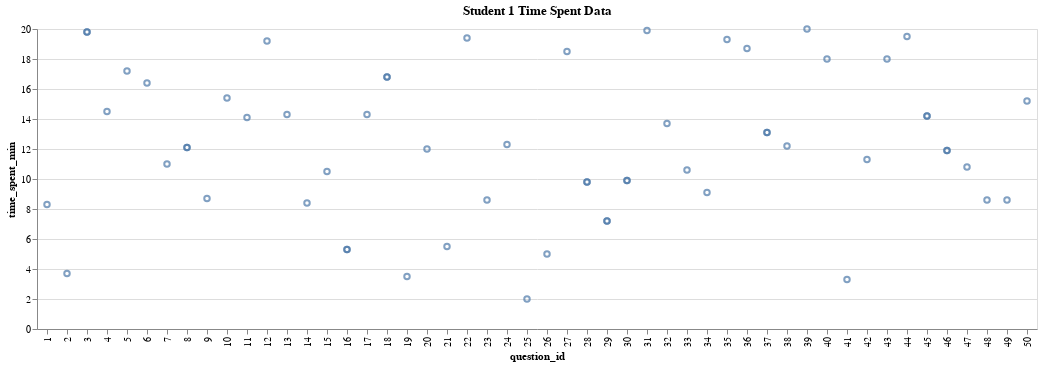

The notebook cell saved with this chart:
### Code cell
createTimeSpentChart(df)

### Figure 1 — Vega-Lite specification as saved in the notebook (floating-point values rounded to 4 significant figures)
{"config": {"view": {"continuousWidth": 400, "continuousHeight": 300}}, "data": {"name": "data-6bfc2d707f5d66b8a435260594df984d"}, "mark": "point", "encoding": {"x": {"field": "question_id", "type": "nominal"}, "y": {"field": "time_spent_min", "type": "quantitative"}}, "title": "Student 1 Time Spent Data", "$schema": "https://vega.github.io/schema/vega-lite/v4.17.0.json", "datasets": {"data-6bfc2d707f5d66b8a435260594df984d": [{"question_id": 1, "time_stamp": "11/26/22", "time_spent_min": 8.3, "misc_1a": 12.2, "misc_1b": null, "misc_1c": null, "misc_2a": null, "misc_2b": null, "misc_3a": null, "misc_3b": null, "misc_3c": null, "misc_4a": null, "misc_4b": null, "misc_5a": null, "misc_6a": null, "seq": 1, "student_id": 1.0, "score": 12.2}, {"question_id": 2, "time_stamp": "11/27/22", "time_spent_min": 3.7, "misc_1a": null, "misc_1b": 59.3, "misc_1c": null, "misc_2a": null, "misc_2b": null, "misc_3a": null, "misc_3b": null, "misc_3c": null, "misc_4a": null, "misc_4b": null, "misc_5a": null, "misc_6a": null, "seq": 2, "student_id": null, "score": 59.3}, {"question_id": 3, "time_stamp": "11/28/22", "time_spent_min": 19.8, "misc_1a": null, "misc_1b": null, "misc_1c": 46.4, "misc_2a": null, "misc_2b": null, "misc_3a": null, "misc_3b": null, "misc_3c": null, "misc_4a": null, "misc_4b": null, "misc_5a": null, "misc_6a": null, "seq": 3, "student_id": null, "score": 46.4}, {"question_id": 3, "time_stamp": "11/28/22", "time_spent_min": 19.8, "misc_1a": null, "misc_1b": null, "misc_1c": 77.2, "misc_2a": null, "misc_2b": null, "misc_3a": null, "misc_3b": null, "misc_3c": null, "misc_4a": null, "misc_4b": null, "misc_5a": null, "misc_6a": null, "seq": 4, "student_id": null, "score": 77.2}, {"question_id": 4, "time_stamp": "11/30/22", "time_spent_min": 14.5, "misc_1a": 47.6, "misc_1b": 39.0, "misc_1c": null, "misc_2a": null, "misc_2b": null, "misc_3a": null, "misc_3b": null, "misc_3c": null, "misc_4a": null, "misc_4b": null, "misc_5a": null, "misc_6a": null, "seq": 5, "student_id": null, "score": 43.3}, {"question_id": 5, "time_stamp": "12/2/22", "time_spent_min": 17.2, "misc_1a": 44.3, "misc_1b": 81.8, "misc_1c": 64.4, "misc_2a": null, "misc_2b": null, "misc_3a": null, "misc_3b": null, "misc_3c": null, "misc_4a": null, "misc_4b": null, "misc_5a": null, "misc_6a": null, "seq": 6, "student_id": null, "score": 63.5}, {"question_id": 6, "time_stamp": "12/6/22", "time_spent_min": 16.4, "misc_1a": null, "misc_1b": null, "misc_1c": null, "misc_2a": 39.8, "misc_2b": null, "misc_3a": null, "misc_3b": null, "misc_3c": null, "misc_4a": null, "misc_4b": null, "misc_5a": null, "misc_6a": null, "seq": 7, "student_id": null, "score": 39.8}, {"question_id": 7, "time_stamp": "12/7/22", "time_spent_min": 11.0, "misc_1a": null, "misc_1b": null, "misc_1c": null, "misc_2a": null, "misc_2b": 45.0, "misc_3a": null, "misc_3b": null, "misc_3c": null, "misc_4a": null, "misc_4b": null, "misc_5a": null, "misc_6a": null, "seq": 8, "student_id": null, "score": 45.0}, {"question_id": 8, "time_stamp": "12/8/22", "time_spent_min": 12.1, "misc_1a": null, "misc_1b": null, "misc_1c": null, "misc_2a": 7.6, "misc_2b": 27.1, "misc_3a": null, "misc_3b": null, "misc_3c": null, "misc_4a": null, "misc_4b": null, "misc_5a": null, "misc_6a": null, "seq": 9, "student_id": null, "score": 17.4}, {"question_id": 8, "time_stamp": "12/8/22", "time_spent_min": 12.1, "misc_1a": null, "misc_1b": null, "misc_1c": null, "misc_2a": 81.6, "misc_2b": 84.3, "misc_3a": null, "misc_3b": null, "misc_3c": null, "misc_4a": null, "misc_4b": null, "misc_5a": null, "misc_6a": null, "seq": 10, "student_id": null, "score": 82.9}, {"question_id": 9, "time_stamp": "12/11/22", "time_spent_min": 8.7, "misc_1a": null, "misc_1b": null, "misc_1c": null, "misc_2a": null, "misc_2b": null, "misc_3a": 31.4, "misc_3b": null, "misc_3c": null, "misc_4a": null, "misc_4b": null, "misc_5a": null, "misc_6a": null, "seq": 11, "student_id": null, "score": 31.4}, {"question_id": 10, "time_stamp": "12/12/22", "time_spent_min": 15.4, "misc_1a": null, "misc_1b": null, "misc_1c": null, "misc_2a": null, "misc_2b": null, "misc_3a": null, "misc_3b": 35.8, "misc_3c": null, "misc_4a": null, "misc_4b": null, "misc_5a": null, "misc_6a": null, "seq": 12, "student_id": null, "score": 35.8}, {"question_id": 11, "time_stamp": "12/13/22", "time_spent_min": 14.1, "misc_1a": null, "misc_1b": null, "misc_1c": null, "misc_2a": null, "misc_2b": null, "misc_3a": null, "misc_3b": null, "misc_3c": 54.2, "misc_4a": null, "misc_4b": null, "misc_5a": null, "misc_6a": null, "seq": 13, "student_id": null, "score": 54.2}, {"question_id": 12, "time_stamp": "12/15/22", "time_spent_min": 19.2, "misc_1a": null, "misc_1b": null, "misc_1c": null, "misc_2a": null, "misc_2b": null, "misc_3a": 52.3, "misc_3b": 36.2, "misc_3c": null, "misc_4a": null, "misc_4b": null, "misc_5a": null, "misc_6a": null, "seq": 14, "student_id": null, "score": 44.2}, {"question_id": 13, "time_stamp": "12/20/22", "time_spent_min": 14.3, "misc_1a": null, "misc_1b": null, "misc_1c": null, "misc_2a": null, "misc_2b": null, "misc_3a": 48.8, "misc_3b": 51.3, "misc_3c": 63.0, "misc_4a": null, "misc_4b": null, "misc_5a": null, "misc_6a": null, "seq": 15, "student_id": null, "score": 54.4}, {"question_id": 14, "time_stamp": "12/24/22", "time_spent_min": 8.4, "misc_1a": null, "misc_1b": null, "misc_1c": null, "misc_2a": null, "misc_2b": null, "misc_3a": null, "misc_3b": null, "misc_3c": null, "misc_4a": 49.0, "misc_4b": null, "misc_5a": null, "misc_6a": null, "seq": 16, "student_id": null, "score": 49.0}, {"question_id": 15, "time_stamp": "12/28/22", "time_spent_min": 10.5, "misc_1a": null, "misc_1b": null, "misc_1c": null, "misc_2a": null, "misc_2b": null, "misc_3a": null, "misc_3b": null, "misc_3c": null, "misc_4a": null, "misc_4b": 91.7, "misc_5a": null, "misc_6a": null, "seq": 17, "student_id": null, "score": 91.7}, {"question_id": 16, "time_stamp": "12/30/22", "time_spent_min": 5.3, "misc_1a": null, "misc_1b": null, "misc_1c": null, "misc_2a": null, "misc_2b": null, "misc_3a": null, "misc_3b": null, "misc_3c": null, "misc_4a": 63.7, "misc_4b": 50.7, "misc_5a": null, "misc_6a": null, "seq": 18, "student_id": null, "score": 57.2}, {"question_id": 16, "time_stamp": "12/30/22", "time_spent_min": 5.3, "misc_1a": null, "misc_1b": null, "misc_1c": null, "misc_2a": null, "misc_2b": null, "misc_3a": null, "misc_3b": null, "misc_3c": null, "misc_4a": 68.4, "misc_4b": 84.7, "misc_5a": null, "misc_6a": null, "seq": 19, "student_id": null, "score": 76.6}, {"question_id": 17, "time_stamp": "1/1/23", "time_spent_min": 14.3, "misc_1a": null, "misc_1b": null, "misc_1c": null, "misc_2a": null, "misc_2b": null, "misc_3a": null, "misc_3b": null, "misc_3c": null, "misc_4a": null, "misc_4b": null, "misc_5a": 56.0, "misc_6a": null, "seq": 20, "student_id": null, "score": 56.0}, {"question_id": 18, "time_stamp": "1/3/23", "time_spent_min": 16.8, "misc_1a": null, "misc_1b": null, "misc_1c": null, "misc_2a": null, "misc_2b": null, "misc_3a": null, "misc_3b": null, "misc_3c": null, "misc_4a": null, "misc_4b": null, "misc_5a": null, "misc_6a": 42.9, "seq": 21, "student_id": null, "score": 42.9}, {"question_id": 18, "time_stamp": "1/3/23", "time_spent_min": 16.8, "misc_1a": null, "misc_1b": null, "misc_1c": null, "misc_2a": null, "misc_2b": null, "misc_3a": null, "misc_3b": null, "misc_3c": null, "misc_4a": null, "misc_4b": null, "misc_5a": null, "misc_6a": 67.3, "seq": 22, "student_id": null, "score": 67.3}, {"question_id": 19, "time_stamp": "1/4/23", "time_spent_min": 3.5, "misc_1a": 38.4, "misc_1b": null, "misc_1c": null, "misc_2a": 27.8, "misc_2b": null, "misc_3a": null, "misc_3b": null, "misc_3c": null, "misc_4a": null, "misc_4b": null, "misc_5a": null, "misc_6a": null, "seq": 23, "student_id": null, "score": 33.1}, {"question_id": 20, "time_stamp": "1/6/23", "time_spent_min": 12.0, "misc_1a": 34.9, "misc_1b": 92.1, "misc_1c": null, "misc_2a": 76.2, "misc_2b": null, "misc_3a": null, "misc_3b": null, "misc_3c": null, "misc_4a": null, "misc_4b": null, "misc_5a": null, "misc_6a": null, "seq": 24, "student_id": null, "score": 67.7}, {"question_id": 21, "time_stamp": "1/7/23", "time_spent_min": 5.5, "misc_1a": 44.3, "misc_1b": 52.3, "misc_1c": null, "misc_2a": 24.4, "misc_2b": 40.8, "misc_3a": null, "misc_3b": null, "misc_3c": null, "misc_4a": null, "misc_4b": null, "misc_5a": null, "misc_6a": null, "seq": 25, "student_id": null, "score": 40.4}, {"question_id": 22, "time_stamp": "1/9/23", "time_spent_min": 19.4, "misc_1a": 58.8, "misc_1b": 56.1, "misc_1c": 52.3, "misc_2a": 59.7, "misc_2b": 55.5, "misc_3a": 26.0, "misc_3b": 90.5, "misc_3c": 83.0, "misc_4a": 63.1, "misc_4b": 41.2, "misc_5a": 37.1, "misc_6a": 32.5, "seq": 26, "student_id": null, "score": 54.6}, {"question_id": 23, "time_stamp": "1/12/23", "time_spent_min": 8.6, "misc_1a": 43.5, "misc_1b": 76.1, "misc_1c": 55.1, "misc_2a": 45.9, "misc_2b": 51.0, "misc_3a": 36.1, "misc_3b": 23.0, "misc_3c": 39.1, "misc_4a": 60.7, "misc_4b": 35.4, "misc_5a": 70.2, "misc_6a": 71.2, "seq": 27, "student_id": null, "score": 50.6}, {"question_id": 24, "time_stamp": "1/15/23", "time_spent_min": 12.3, "misc_1a": 62.0, "misc_1b": 20.1, "misc_1c": 45.8, "misc_2a": 41.3, "misc_2b": 70.2, "misc_3a": 50.4, "misc_3b": 48.7, "misc_3c": 80.1, "misc_4a": 50.4, "misc_4b": 94.9, "misc_5a": 43.3, "misc_6a": 27.2, "seq": 28, "student_id": null, "score": 52.9}, {"question_id": 25, "time_stamp": "1/17/23", "time_spent_min": 2.0, "misc_1a": 32.5, "misc_1b": 65.4, "misc_1c": 34.1, "misc_2a": 93.1, "misc_2b": 43.9, "misc_3a": 3.5, "misc_3b": 46.9, "misc_3c": 43.6, "misc_4a": 29.2, "misc_4b": 81.6, "misc_5a": 16.6, "misc_6a": 70.3, "seq": 29, "student_id": null, "score": 46.7}, {"question_id": 26, "time_stamp": "1/18/23", "time_spent_min": 5.0, "misc_1a": 46.4, "misc_1b": 42.7, "misc_1c": 49.6, "misc_2a": 27.5, "misc_2b": 51.7, "misc_3a": 58.3, "misc_3b": 40.6, "misc_3c": 15.0, "misc_4a": 55.6, "misc_4b": 77.0, "misc_5a": 24.4, "misc_6a": 27.6, "seq": 30, "student_id": null, "score": 43.0}, {"question_id": 27, "time_stamp": "1/19/23", "time_spent_min": 18.5, "misc_1a": 32.6, "misc_1b": 65.0, "misc_1c": 40.6, "misc_2a": 55.5, "misc_2b": 40.6, "misc_3a": 51.2, "misc_3b": 39.3, "misc_3c": 45.2, "misc_4a": 39.5, "misc_4b": 74.9, "misc_5a": 48.0, "misc_6a": 74.6, "seq": 31, "student_id": null, "score": 50.6}, {"question_id": 28, "time_stamp": "1/22/23", "time_spent_min": 9.8, "misc_1a": 76.1, "misc_1b": 65.4, "misc_1c": 36.3, "misc_2a": 60.5, "misc_2b": 58.0, "misc_3a": 55.6, "misc_3b": 24.5, "misc_3c": 56.8, "misc_4a": 66.8, "misc_4b": 64.0, "misc_5a": 40.2, "misc_6a": 56.3, "seq": 32, "student_id": null, "score": 55.0}, {"question_id": 28, "time_stamp": "1/22/23", "time_spent_min": 9.8, "misc_1a": 77.9, "misc_1b": 77.2, "misc_1c": 73.8, "misc_2a": 69.2, "misc_2b": 82.0, "misc_3a": 71.4, "misc_3b": 80.5, "misc_3c": 84.9, "misc_4a": 86.9, "misc_4b": 67.4, "misc_5a": 61.9, "misc_6a": 81.9, "seq": 33, "student_id": null, "score": 76.2}, {"question_id": 29, "time_stamp": "1/26/23", "time_spent_min": 7.2, "misc_1a": 68.4, "misc_1b": 79.9, "misc_1c": 44.3, "misc_2a": 65.5, "misc_2b": 37.9, "misc_3a": 71.0, "misc_3b": 39.6, "misc_3c": 49.9, "misc_4a": 34.2, "misc_4b": 74.2, "misc_5a": 78.8, "misc_6a": 64.1, "seq": 34, "student_id": null, "score": 59.0}, {"question_id": 29, "time_stamp": "1/26/23", "time_spent_min": 7.2, "misc_1a": 87.8, "misc_1b": 68.2, "misc_1c": 76.7, "misc_2a": 80.2, "misc_2b": 70.9, "misc_3a": 95.0, "misc_3b": 73.5, "misc_3c": 73.2, "misc_4a": 95.5, "misc_4b": 80.4, "misc_5a": 87.5, "misc_6a": 75.5, "seq": 35, "student_id": null, "score": 80.4}, {"question_id": 30, "time_stamp": "1/28/23", "time_spent_min": 9.9, "misc_1a": 83.6, "misc_1b": 61.5, "misc_1c": 56.6, "misc_2a": 33.6, "misc_2b": 53.1, "misc_3a": 35.7, "misc_3b": 42.6, "misc_3c": 55.0, "misc_4a": 19.5, "misc_4b": 35.1, "misc_5a": 59.1, "misc_6a": 47.4, "seq": 36, "student_id": null, "score": 48.6}, {"question_id": 30, "time_stamp": "1/28/23", "time_spent_min": 9.9, "misc_1a": 93.3, "misc_1b": 85.4, "misc_1c": 58.4, "misc_2a": 91.6, "misc_2b": 90.3, "misc_3a": 83.9, "misc_3b": 82.7, "misc_3c": 91.7, "misc_4a": 64.4, "misc_4b": 56.9, "misc_5a": 77.3, "misc_6a": 76.0, "seq": 37, "student_id": null, "score": 79.3}, {"question_id": 31, "time_stamp": "1/31/23", "time_spent_min": 19.9, "misc_1a": 39.9, "misc_1b": 46.9, "misc_1c": 39.3, "misc_2a": 23.5, "misc_2b": 44.1, "misc_3a": 39.4, "misc_3b": 79.7, "misc_3c": 60.1, "misc_4a": 41.3, "misc_4b": 39.3, "misc_5a": 27.6, "misc_6a": 4.2, "seq": 38, "student_id": null, "score": 40.4}, {"question_id": 32, "time_stamp": "2/1/23", "time_spent_min": 13.7, "misc_1a": 68.0, "misc_1b": 77.7, "misc_1c": 17.4, "misc_2a": 63.3, "misc_2b": 32.5, "misc_3a": 54.6, "misc_3b": 43.3, "misc_3c": 26.3, "misc_4a": 31.4, "misc_4b": 73.6, "misc_5a": 45.7, "misc_6a": 71.9, "seq": 39, "student_id": null, "score": 50.5}, {"question_id": 33, "time_stamp": "2/3/23", "time_spent_min": 10.6, "misc_1a": 67.3, "misc_1b": 47.3, "misc_1c": 26.3, "misc_2a": 54.0, "misc_2b": 26.1, "misc_3a": 33.4, "misc_3b": 37.7, "misc_3c": 47.0, "misc_4a": 60.0, "misc_4b": 42.0, "misc_5a": 54.8, "misc_6a": 50.4, "seq": 40, "student_id": null, "score": 45.5}, {"question_id": 34, "time_stamp": "2/5/23", "time_spent_min": 9.1, "misc_1a": 58.1, "misc_1b": 77.0, "misc_1c": 78.1, "misc_2a": 67.8, "misc_2b": 73.1, "misc_3a": 49.7, "misc_3b": 46.6, "misc_3c": 30.7, "misc_4a": 19.3, "misc_4b": 45.5, "misc_5a": 59.5, "misc_6a": 56.5, "seq": 41, "student_id": null, "score": 55.2}, {"question_id": 35, "time_stamp": "2/7/23", "time_spent_min": 19.3, "misc_1a": 39.0, "misc_1b": 80.9, "misc_1c": 46.2, "misc_2a": 61.7, "misc_2b": 71.3, "misc_3a": 13.5, "misc_3b": 54.2, "misc_3c": 47.3, "misc_4a": 60.1, "misc_4b": 35.3, "misc_5a": 30.4, "misc_6a": 29.0, "seq": 42, "student_id": null, "score": 47.4}, {"question_id": 36, "time_stamp": "2/10/23", "time_spent_min": 18.7, "misc_1a": 66.4, "misc_1b": 10.7, "misc_1c": 31.6, "misc_2a": 66.0, "misc_2b": 71.1, "misc_3a": 42.7, "misc_3b": 66.8, "misc_3c": 64.8, "misc_4a": 27.9, "misc_4b": 37.6, "misc_5a": 20.0, "misc_6a": 46.0, "seq": 43, "student_id": null, "score": 46.0}, {"question_id": 37, "time_stamp": "2/13/23", "time_spent_min": 13.1, "misc_1a": 85.9, "misc_1b": 44.6, "misc_1c": 34.5, "misc_2a": 63.6, "misc_2b": 81.7, "misc_3a": 27.1, "misc_3b": 50.3, "misc_3c": 39.4, "misc_4a": 25.3, "misc_4b": 60.4, "misc_5a": 34.9, "misc_6a": 51.0, "seq": 44, "student_id": null, "score": 49.9}, {"question_id": 37, "time_stamp": "2/13/23", "time_spent_min": 13.1, "misc_1a": 69.8, "misc_1b": 81.5, "misc_1c": 85.3, "misc_2a": 65.8, "misc_2b": 77.8, "misc_3a": 75.3, "misc_3b": 84.9, "misc_3c": 58.1, "misc_4a": 75.6, "misc_4b": 80.2, "misc_5a": 98.3, "misc_6a": 90.7, "seq": 45, "student_id": null, "score": 78.6}, {"question_id": 38, "time_stamp": "2/14/23", "time_spent_min": 12.2, "misc_1a": 43.1, "misc_1b": 49.3, "misc_1c": 27.3, "misc_2a": 57.2, "misc_2b": 80.0, "misc_3a": 62.4, "misc_3b": 27.6, "misc_3c": 65.6, "misc_4a": 86.9, "misc_4b": 30.8, "misc_5a": 54.6, "misc_6a": 65.4, "seq": 46, "student_id": null, "score": 54.2}, {"question_id": 39, "time_stamp": "2/15/23", "time_spent_min": 20.0, "misc_1a": 63.4, "misc_1b": 90.1, "misc_1c": 23.2, "misc_2a": 50.7, "misc_2b": 66.2, "misc_3a": 49.1, "misc_3b": 48.0, "misc_3c": 68.7, "misc_4a": 89.9, "misc_4b": 40.4, "misc_5a": 20.6, "misc_6a": 7.1, "seq": 47, "student_id": null, "score": 51.4}, {"question_id": 40, "time_stamp": "2/16/23", "time_spent_min": 18.0, "misc_1a": 55.5, "misc_1b": 59.8, "misc_1c": 53.6, "misc_2a": 56.7, "misc_2b": 42.4, "misc_3a": 52.3, "misc_3b": 73.1, "misc_3c": 18.0, "misc_4a": 31.7, "misc_4b": 23.2, "misc_5a": 46.6, "misc_6a": 42.7, "seq": 48, "student_id": null, "score": 46.3}, {"question_id": 41, "time_stamp": "2/17/23", "time_spent_min": 3.3, "misc_1a": 69.9, "misc_1b": 78.3, "misc_1c": 54.8, "misc_2a": 29.4, "misc_2b": 43.8, "misc_3a": 41.6, "misc_3b": 59.6, "misc_3c": 30.0, "misc_4a": 67.7, "misc_4b": 50.1, "misc_5a": 39.1, "misc_6a": 43.7, "seq": 49, "student_id": null, "score": 50.7}, {"question_id": 42, "time_stamp": "2/18/23", "time_spent_min": 11.3, "misc_1a": 27.8, "misc_1b": 34.0, "misc_1c": 24.4, "misc_2a": 32.6, "misc_2b": 48.7, "misc_3a": 54.6, "misc_3b": 49.2, "misc_3c": 35.1, "misc_4a": 10.2, "misc_4b": 84.4, "misc_5a": 77.6, "misc_6a": 34.9, "seq": 50, "student_id": null, "score": 42.8}, {"question_id": 43, "time_stamp": "2/19/23", "time_spent_min": 18.0, "misc_1a": 67.7, "misc_1b": 48.9, "misc_1c": 30.3, "misc_2a": 69.2, "misc_2b": 44.3, "misc_3a": 63.8, "misc_3b": 83.8, "misc_3c": 68.5, "misc_4a": 48.5, "misc_4b": 95.2, "misc_5a": 85.6, "misc_6a": 31.6, "seq": 51, "student_id": null, "score": 61.5}, {"question_id": 44, "time_stamp": "2/21/23", "time_spent_min": 19.5, "misc_1a": 41.1, "misc_1b": 32.6, "misc_1c": 52.3, "misc_2a": 79.4, "misc_2b": 23.0, "misc_3a": 58.7, "misc_3b": 53.6, "misc_3c": 63.9, "misc_4a": 29.9, "misc_4b": 41.8, "misc_5a": 80.8, "misc_6a": 45.9, "seq": 52, "student_id": null, "score": 50.2}, {"question_id": 45, "time_stamp": "2/22/23", "time_spent_min": 14.2, "misc_1a": 50.3, "misc_1b": 28.9, "misc_1c": 51.6, "misc_2a": 44.9, "misc_2b": 67.6, "misc_3a": 0.3, "misc_3b": 66.8, "misc_3c": 15.3, "misc_4a": 90.9, "misc_4b": 29.7, "misc_5a": 47.7, "misc_6a": 43.3, "seq": 53, "student_id": null, "score": 44.8}, {"question_id": 45, "time_stamp": "2/22/23", "time_spent_min": 14.2, "misc_1a": 64.0, "misc_1b": 61.9, "misc_1c": 77.4, "misc_2a": 78.6, "misc_2b": 76.8, "misc_3a": 90.6, "misc_3b": 94.5, "misc_3c": 69.4, "misc_4a": 76.2, "misc_4b": 98.4, "misc_5a": 72.1, "misc_6a": 71.2, "seq": 54, "student_id": null, "score": 77.6}, {"question_id": 46, "time_stamp": "2/24/23", "time_spent_min": 11.9, "misc_1a": 37.5, "misc_1b": 62.8, "misc_1c": 31.7, "misc_2a": 49.0, "misc_2b": 47.4, "misc_3a": 34.2, "misc_3b": 58.6, "misc_3c": 56.6, "misc_4a": 63.1, "misc_4b": 41.8, "misc_5a": 40.6, "misc_6a": 61.5, "seq": 55, "student_id": null, "score": 48.7}, {"question_id": 46, "time_stamp": "2/24/23", "time_spent_min": 11.9, "misc_1a": 83.4, "misc_1b": 84.1, "misc_1c": 81.6, "misc_2a": 77.5, "misc_2b": 67.3, "misc_3a": 68.6, "misc_3b": 72.7, "misc_3c": 84.8, "misc_4a": 70.6, "misc_4b": 99.6, "misc_5a": 95.1, "misc_6a": 65.6, "seq": 56, "student_id": null, "score": 79.2}, {"question_id": 47, "time_stamp": "2/25/23", "time_spent_min": 10.8, "misc_1a": 35.7, "misc_1b": 26.4, "misc_1c": 47.3, "misc_2a": 48.5, "misc_2b": 59.9, "misc_3a": 23.3, "misc_3b": 34.6, "misc_3c": 34.2, "misc_4a": 28.6, "misc_4b": 28.7, "misc_5a": 40.1, "misc_6a": 47.1, "seq": 57, "student_id": null, "score": 37.9}, {"question_id": 48, "time_stamp": "2/26/23", "time_spent_min": 8.6, "misc_1a": 70.8, "misc_1b": 51.6, "misc_1c": 44.6, "misc_2a": 39.7, "misc_2b": 64.4, "misc_3a": 31.3, "misc_3b": 26.9, "misc_3c": 54.1, "misc_4a": 63.3, "misc_4b": 61.1, "misc_5a": 57.1, "misc_6a": 54.0, "seq": 58, "student_id": null, "score": 51.6}, {"question_id": 49, "time_stamp": "3/1/23", "time_spent_min": 8.6, "misc_1a": 82.6, "misc_1b": 42.5, "misc_1c": 0.5, "misc_2a": 69.1, "misc_2b": 11.0, "misc_3a": 46.6, "misc_3b": 87.6, "misc_3c": 30.1, "misc_4a": 49.8, "misc_4b": 53.3, "misc_5a": 46.6, "misc_6a": 77.9, "seq": 59, "student_id": null, "score": 49.8}, {"question_id": 50, "time_stamp": "3/3/23", "time_spent_min": 15.2, "misc_1a": 35.8, "misc_1b": 61.6, "misc_1c": 50.8, "misc_2a": 37.1, "misc_2b": 56.8, "misc_3a": 52.7, "misc_3b": 65.3, "misc_3c": 47.1, "misc_4a": 66.7, "misc_4b": 79.7, "misc_5a": 43.6, "misc_6a": 56.6, "seq": 60, "student_id": null, "score": 54.5}]}}
